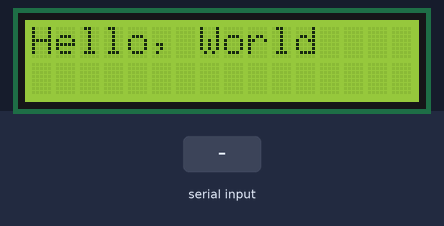
This sketch was run on a simulated ESP32. Shown: 16×2 character LCD. Inputs (shaded band) come from the test bench. Nothing arrives over Bluetooth unless stated; what the sketch prints to the serial monitor is not drawn.

Above: at 1.2 s.
1.3 s: "1" received over the second serial link
At 3.4 s:
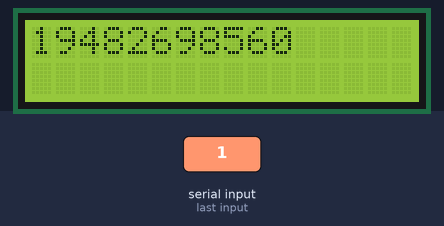
3.8 s: "30,150\n" received over the second serial link
At 4.6 s:
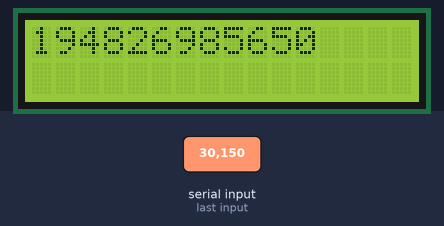
Timing chart, 0 to 6.8 s (numbered marks = the images above; inputs shaded):
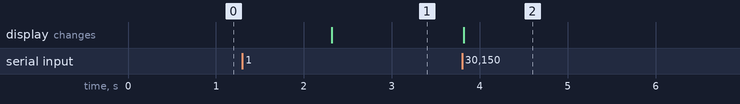

The sketch:

bt_sum.ino
```cpp
#include "BluetoothSerial.h"
#include <Wire.h>
#include <LiquidCrystal_I2C.h>
BluetoothSerial SerialBT;
LiquidCrystal_I2C lcd(0x20, 16, 2);

void setup() {
  Serial.begin(115200);
  SerialBT.begin("Name");
  lcd.init();
  lcd.backlight();
  lcd.print("Hello, World");
}

void loop() {
  if (SerialBT.available()>0) {
    char data = SerialBT.read();
    Serial.write(data);
    if (data == '1') {
      int data_i = SerialBT.parseInt();
      lcd.clear();
      lcd.setCursor(0,0);
      lcd.print('result = ');
      lcd.print(data_i);
    }
  }

}
```

Measured:
- after the input at 1.3 s, the display: changes after 1.0 s (image 1)
- after the input at 3.8 s, the display: changes at once (image 2)
